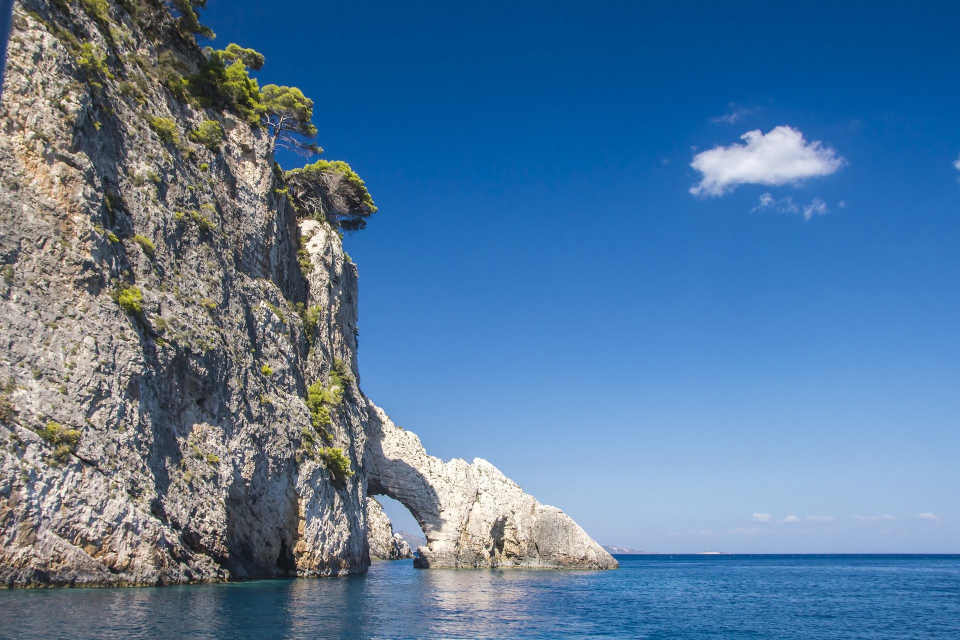
#> input picture data/bluff.jpg, 1920 x 1280 px (shown at 1/2 size)
$ python image_transformation.py
#> lines starting #> are read from the running program, lines starting #| are printed output that depends on the picture; after the words box and inside, x2 and y2 are one past the last pixel; in counts of white or black regions, pixels touching at a corner belong together
import numpy as np
import cv2

# https://opencv-python.readthedocs.io/en/latest/doc/10.imageTransformation/imageTransformation.html
# https://m.blog.naver.com/PostView.nhn?blogId=samsjang&logNo=220504966397&proxyReferer=https:%2F%2Fwww.google.com%2F


class ImageTransform:
    def resize(self, image, size=None, x=0.5, y=0.5):
        if size is None:
            # Relative size
            if x < 1 or y < 1:
                # Shrinking
                image_ = cv2.resize(image, None, fx=x, fy=y, interpolation=cv2.INTER_AREA)
            else:
                # Zooming
                image_ = cv2.resize(image, None, fx=x, fy=y, interpolation=cv2.INTER_CUBIC)
        else:
            # Absolute size
            image_ = cv2.resize(image, dsize=size, interpolation=cv2.INTER_AREA)
        return image_

    def rotate(self, image, angle=45):
        h, w = image.shape[:2]
        M = cv2.getRotationMatrix2D((w / 2, h / 2), angle, 1)
        image_ = cv2.warpAffine(image, M, (w, h))
        return image_

    def quad_mask(self, image, points):
        # order of points -> clockwise; left top; right top; left bottom; right bottom to erase inside
        # point -> (width, height)
        h, w = image.shape[:2]

        black = np.zeros((h, w, 3), dtype=np.uint8)
        white = cv2.bitwise_not(black)

        pts1 = np.float32([[0, 0], [w, 0], [0, h], [w, h]])
        pts2 = np.float32(points)

        M = cv2.getPerspectiveTransform(pts1, pts2)
        white_rotate = cv2.warpPerspective(white, M, (w, h))
        black_rotate = cv2.bitwise_not(white_rotate)
        img_filter = cv2.bitwise_and(black_rotate, image)
        return img_filter, black_rotate

    def circular_mask(self, image, center=None, radius=None):
        h, w = image.shape[:2]
        if center is None:  # use the middle of the image
            center = (int(w / 2), int(h / 2))
        if radius is None:  # use the smallest distance between the center and image walls
            radius = min(center[0], center[1], w - center[0], h - center[1])

        y, x = np.ogrid[:h, :w]
        dist_from_center = np.sqrt((x - center[0]) ** 2 + (y - center[1]) ** 2)
        mask = dist_from_center <= radius
        black = np.zeros((h, w, 3), dtype=np.uint8)
        black[~mask] = 255  # change into white
        image_filter = cv2.bitwise_and(black, image)
        return image_filter, black

    def cover(self, image, mask, recover):
        un_mask = cv2.bitwise_not(mask)
        recover_filter = cv2.bitwise_and(un_mask, recover)
        img_filter = cv2.bitwise_or(image, recover_filter)
        return img_filter


if __name__ == '__main__':
    test = ImageTransform()
    img = cv2.imread('./data/bluff.jpg')
#> img is the input picture: shape (1280, 1920, 3); mean B, G, R 156.2, 121.4, 85.5

    img_resize = test.resize(img)
    cv2.imshow('Resize', img_resize)
    img_rotate = test.rotate(img_resize)
#> in rotate, `image_ = cv2.warpAffine(image, M, (w, h))`:
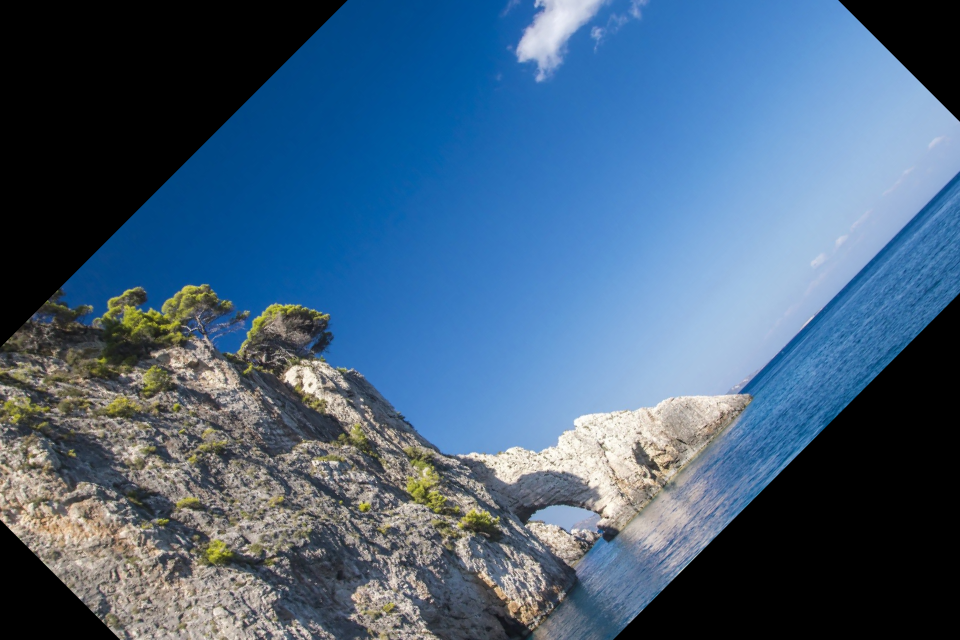
#> image_: shape (640, 960, 3); mean B, G, R 125.5, 97.9, 69.5
    cv2.imshow('Rotate', img_rotate)
    cv2.waitKey(0)
    cv2.destroyAllWindows()

    img_mask1, quad_mask1 = test.quad_mask(img_resize, [[700, 110], [620, 530], [390, 60], [360, 380]])
#> in quad_mask, `white = cv2.bitwise_not(black)`: black: shape (640, 960, 3); every value is 0
#> in quad_mask, `white_rotate = cv2.warpPerspective(white, M, (w, h))`: white: shape (640, 960, 3); every value is 255
    cv2.imshow('Erased1', img_mask1)
    cv2.imshow('Quad mask', quad_mask1)
    img_mask2, quad_mask2 = test.quad_mask(img_resize, [[620, 530], [390, 60], [360, 380], [700, 110]])
#> in quad_mask (call 2), `black_rotate = cv2.bitwise_not(white_rotate)`:
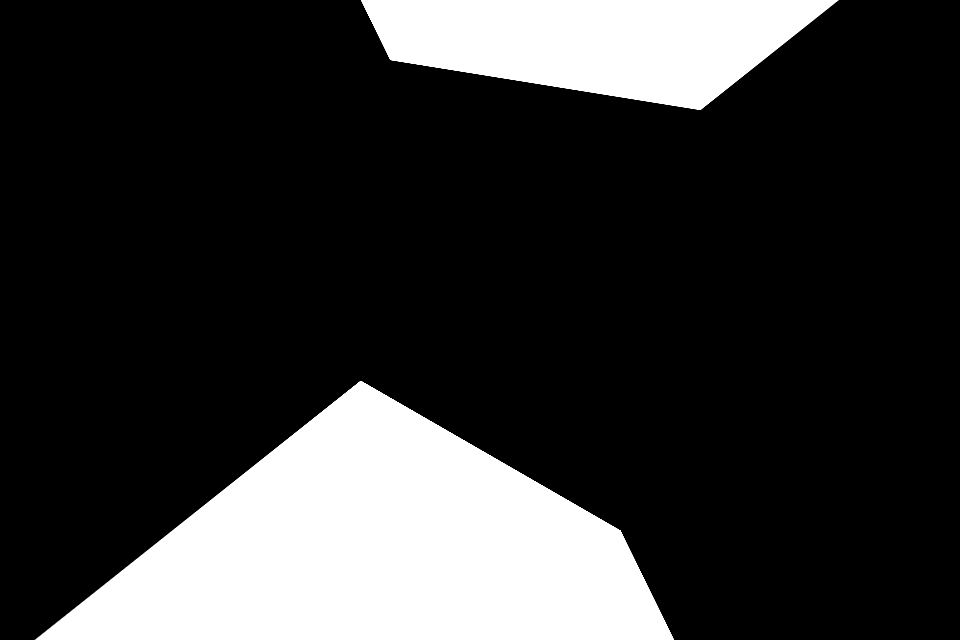
#> white_rotate: shape (640, 960, 3); min 0, max 255, mean 53.2
#> in quad_mask (call 2), `img_filter = cv2.bitwise_and(black_rotate, image)`:
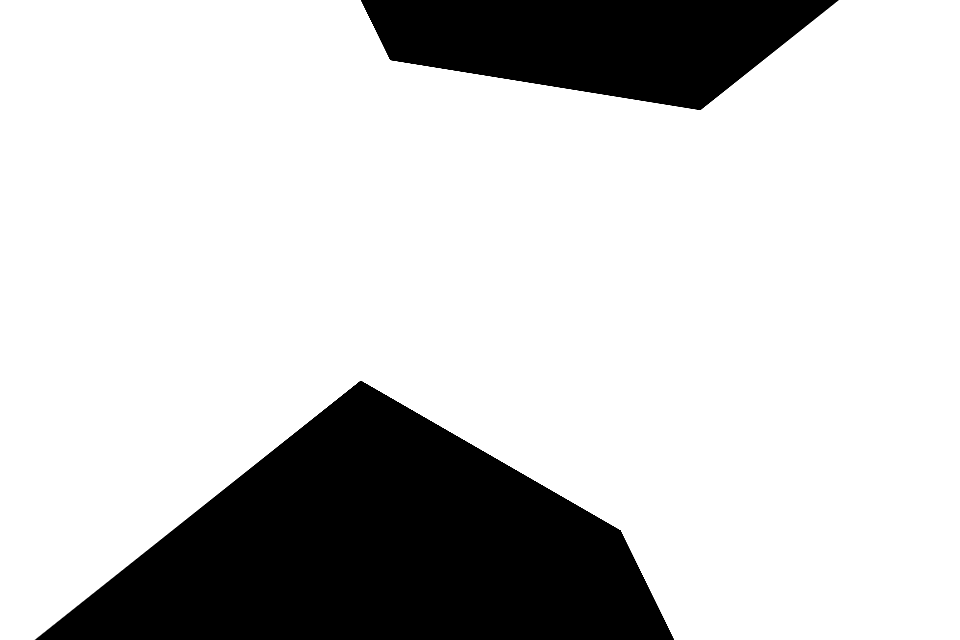
#> black_rotate: shape (640, 960, 3); min 0, max 255, mean 201.8
    cv2.imshow('Erased2', img_mask2)
    cv2.waitKey(0)
    cv2.destroyAllWindows()

    img2 = cv2.imread('./data/fruit.jpg')
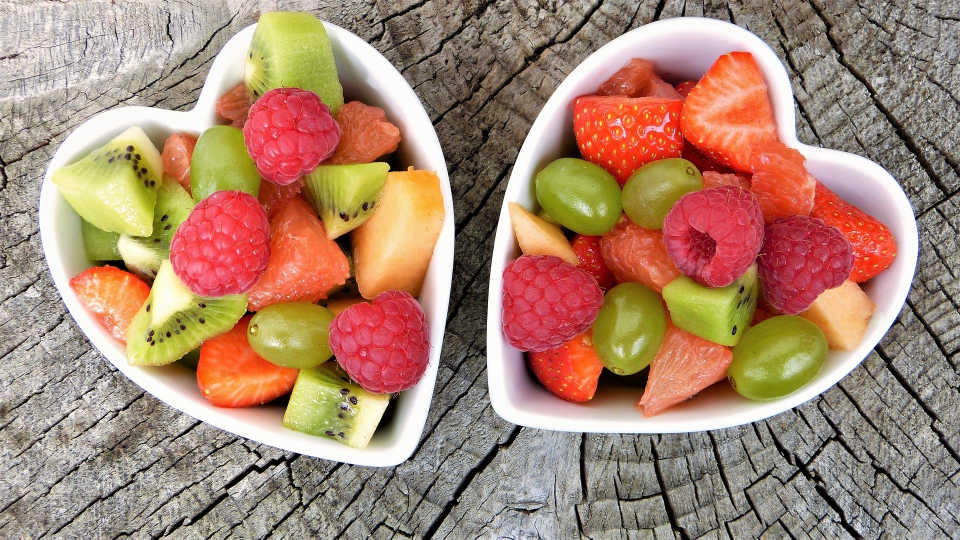
#> input picture data/fruit.jpg, 1920 x 1079 px (shown at 1/2 size)
#> img2 is the input picture: shape (1079, 1920, 3); mean B, G, R 113.2, 134, 168.7
    height, width = img_mask1.shape[:2]
#> height = 640; width = 960
    img2_resize = test.resize(img2, size=(width, height))
    image_cover1 = test.cover(img_mask1, quad_mask1, img2_resize)
    cv2.imshow('Cover1', image_cover1)

    img2_mask, circular_mask = test.circular_mask(img2_resize, center=(width / 4, height / 4))
#> in circular_mask, `image_filter = cv2.bitwise_and(black, image)`:
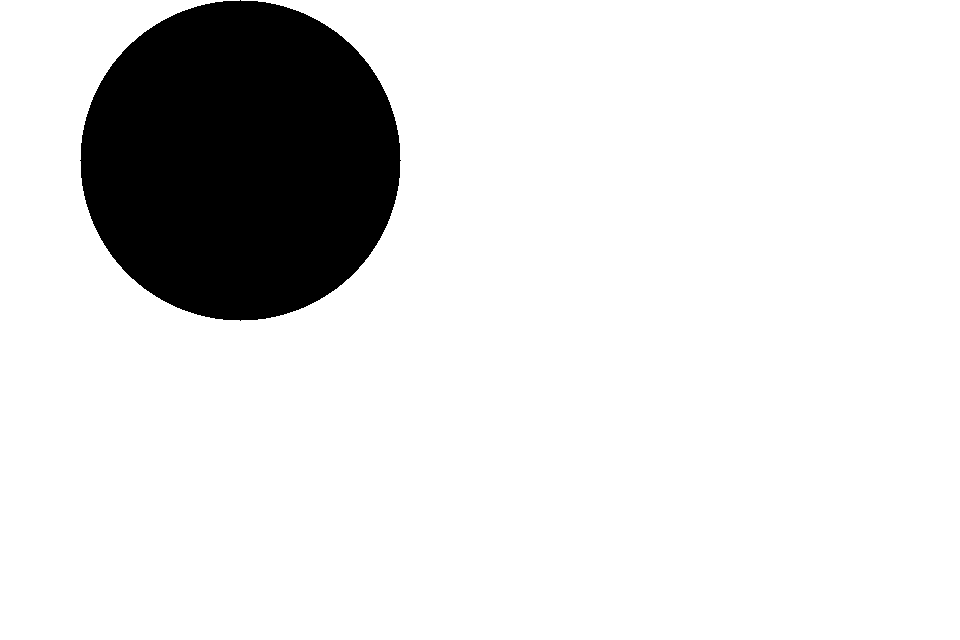
#> black: shape (640, 960, 3); 86.9% white; 1 black region, box (x1, y1, x2, y2) and area: (80, 0, 401, 321) 80381
    cv2.imshow('Circular mask', circular_mask)
    cv2.imshow('Circular mask', img2_mask)
    image_cover2 = test.cover(img2_mask, circular_mask, img_mask1)
#> in cover (call 2), `recover_filter = cv2.bitwise_and(un_mask, recover)`:
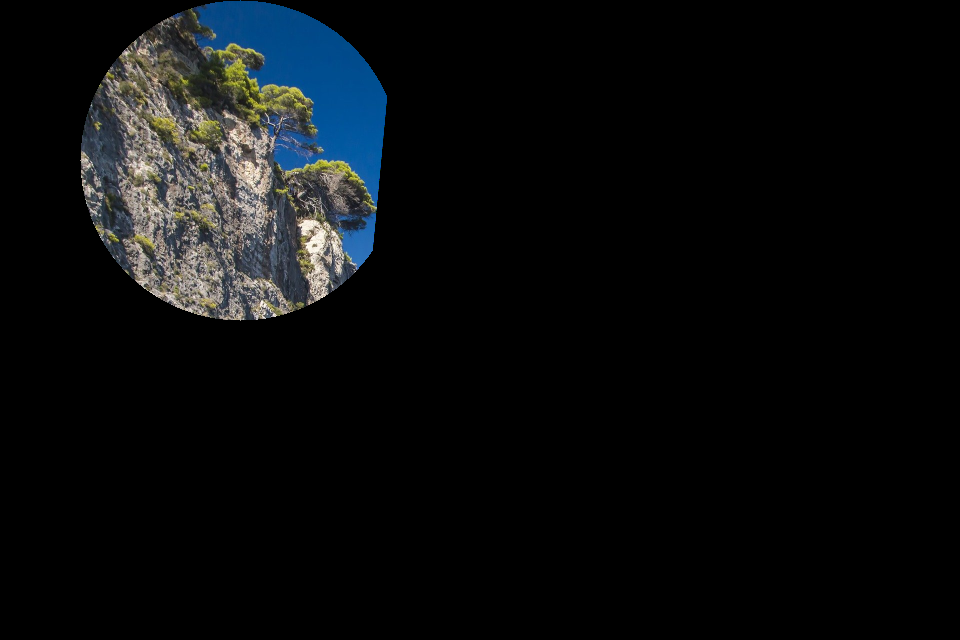
#> recover_filter: shape (640, 960, 3); mean B, G, R 13.5, 12.4, 10.4
#> in cover (call 2), `img_filter = cv2.bitwise_or(image, recover_filter)`:
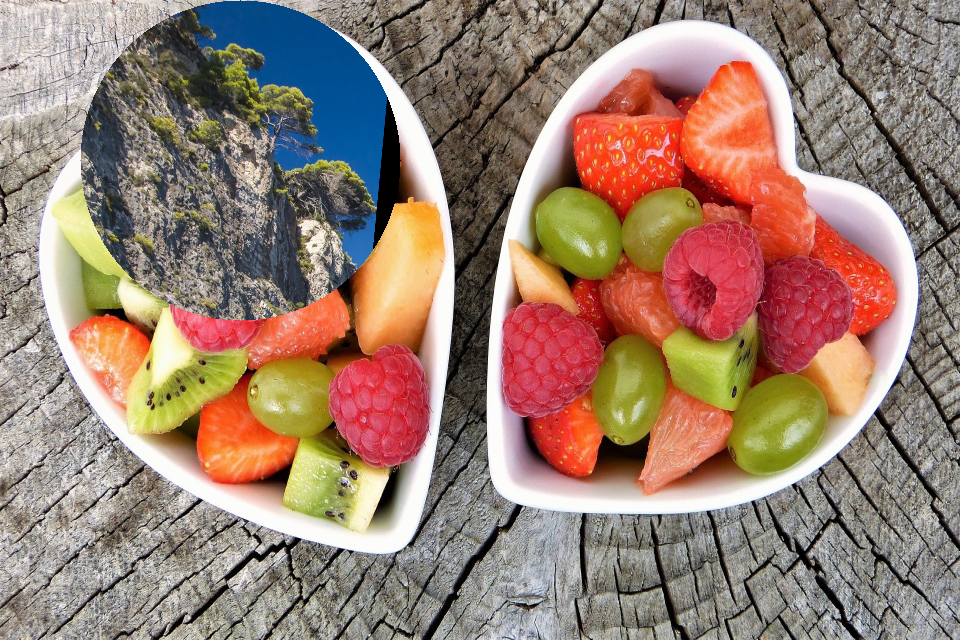
#> img_filter: shape (640, 960, 3); mean B, G, R 112.7, 127.4, 153.7
    cv2.imshow('Cover2', image_cover2)
    cv2.waitKey(0)
    cv2.destroyAllWindows()
